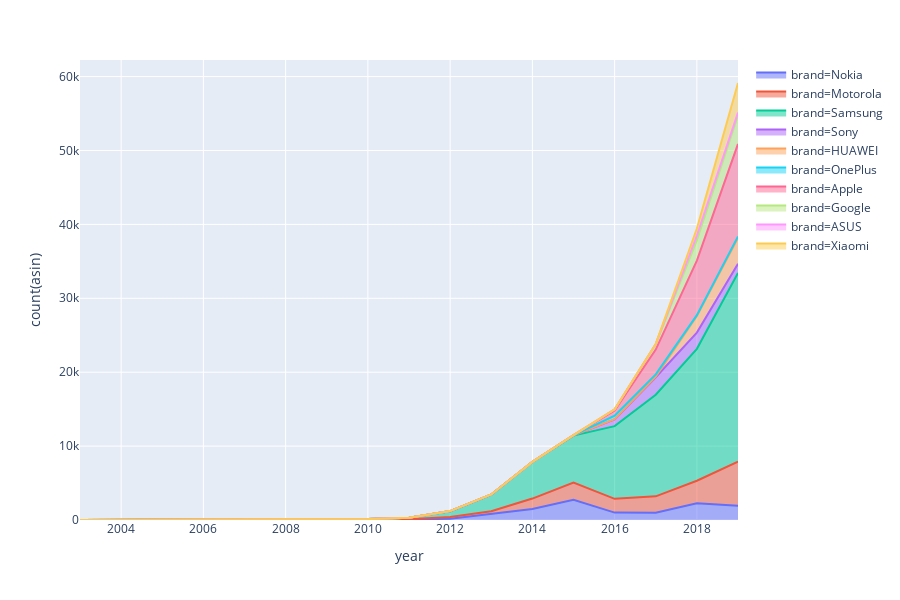

Source (notebook cell):
### Code cell
# sql_area_pandas = sql_area.toPandas()
import plotly.express as px
#area = px.sql_area_pandas.gapminder()
fig = px.area(sql_area.toPandas(), x="year", y="count(asin)", color="brand")
fig.show()

### Figure 1 — Plotly figure (JSON) as saved in the notebook; plotly's stock layout.template omitted (floating-point values rounded to 4 significant figures)
{"data": [{"hoverlabel": {"namelength": 0}, "hovertemplate": "brand=Nokia<br>year=%{x}<br>count(asin)=%{y}", "legendgroup": "brand=Nokia", "line": {"color": "#636efa"}, "mode": "lines", "name": "brand=Nokia", "orientation": "v", "showlegend": true, "stackgroup": "1", "type": "scatter", "x": [" 2003", " 2004", " 2005", " 2008", " 2009", " 2011", " 2012", " 2013", " 2014", " 2015", " 2016", " 2017", " 2018", " 2019"], "xaxis": "x", "y": [4, 18, 6, 6, 4, 50, 178, 830, 1504, 2748, 998, 972, 2262, 1912], "yaxis": "y"}, {"hoverlabel": {"namelength": 0}, "hovertemplate": "brand=Motorola<br>year=%{x}<br>count(asin)=%{y}", "legendgroup": "brand=Motorola", "line": {"color": "#EF553B"}, "mode": "lines", "name": "brand=Motorola", "orientation": "v", "showlegend": true, "stackgroup": "1", "type": "scatter", "x": [" 2005", " 2006", " 2007", " 2008", " 2009", " 2010", " 2011", " 2012", " 2013", " 2014", " 2015", " 2016", " 2017", " 2018", " 2019"], "xaxis": "x", "y": [2, 4, 10, 8, 26, 18, 40, 234, 358, 1396, 2302, 1868, 2232, 3048, 5997], "yaxis": "y"}, {"hoverlabel": {"namelength": 0}, "hovertemplate": "brand=Samsung<br>year=%{x}<br>count(asin)=%{y}", "legendgroup": "brand=Samsung", "line": {"color": "#00cc96"}, "mode": "lines", "name": "brand=Samsung", "orientation": "v", "showlegend": true, "stackgroup": "1", "type": "scatter", "x": [" 2009", " 2010", " 2011", " 2012", " 2013", " 2014", " 2015", " 2016", " 2017", " 2018", " 2019"], "xaxis": "x", "y": [16, 102, 218, 766, 2248, 4946, 6366, 9840, 13748, 17849, 25520], "yaxis": "y"}, {"hoverlabel": {"namelength": 0}, "hovertemplate": "brand=Sony<br>year=%{x}<br>count(asin)=%{y}", "legendgroup": "brand=Sony", "line": {"color": "#ab63fa"}, "mode": "lines", "name": "brand=Sony", "orientation": "v", "showlegend": true, "stackgroup": "1", "type": "scatter", "x": [" 2011", " 2014", " 2015", " 2016", " 2017", " 2018", " 2019"], "xaxis": "x", "y": [2, 8, 26, 910, 2366, 2198, 1245], "yaxis": "y"}, {"hoverlabel": {"namelength": 0}, "hovertemplate": "brand=HUAWEI<br>year=%{x}<br>count(asin)=%{y}", "legendgroup": "brand=HUAWEI", "line": {"color": "#FFA15A"}, "mode": "lines", "name": "brand=HUAWEI", "orientation": "v", "showlegend": true, "stackgroup": "1", "type": "scatter", "x": [" 2012", " 2013", " 2014", " 2015", " 2016", " 2017", " 2018", " 2019"], "xaxis": "x", "y": [26, 16, 6, 4, 22, 68, 2262, 3521], "yaxis": "y"}, {"hoverlabel": {"namelength": 0}, "hovertemplate": "brand=OnePlus<br>year=%{x}<br>count(asin)=%{y}", "legendgroup": "brand=OnePlus", "line": {"color": "#19d3f3"}, "mode": "lines", "name": "brand=OnePlus", "orientation": "v", "showlegend": true, "stackgroup": "1", "type": "scatter", "x": [" 2015", " 2016", " 2017", " 2018", " 2019"], "xaxis": "x", "y": [12, 484, 320, 96, 172], "yaxis": "y"}, {"hoverlabel": {"namelength": 0}, "hovertemplate": "brand=Apple<br>year=%{x}<br>count(asin)=%{y}", "legendgroup": "brand=Apple", "line": {"color": "#FF6692"}, "mode": "lines", "name": "brand=Apple", "orientation": "v", "showlegend": true, "stackgroup": "1", "type": "scatter", "x": [" 2015", " 2016", " 2017", " 2018", " 2019"], "xaxis": "x", "y": [24, 698, 3348, 7386, 12519], "yaxis": "y"}, {"hoverlabel": {"namelength": 0}, "hovertemplate": "brand=Google<br>year=%{x}<br>count(asin)=%{y}", "legendgroup": "brand=Google", "line": {"color": "#B6E880"}, "mode": "lines", "name": "brand=Google", "orientation": "v", "showlegend": true, "stackgroup": "1", "type": "scatter", "x": [" 2016", " 2017", " 2018", " 2019"], "xaxis": "x", "y": [148, 764, 2780, 3862], "yaxis": "y"}, {"hoverlabel": {"namelength": 0}, "hovertemplate": "brand=ASUS<br>year=%{x}<br>count(asin)=%{y}", "legendgroup": "brand=ASUS", "line": {"color": "#FF97FF"}, "mode": "lines", "name": "brand=ASUS", "orientation": "v", "showlegend": true, "stackgroup": "1", "type": "scatter", "x": [" 2017", " 2018", " 2019"], "xaxis": "x", "y": [2, 614, 392], "yaxis": "y"}, {"hoverlabel": {"namelength": 0}, "hovertemplate": "brand=Xiaomi<br>year=%{x}<br>count(asin)=%{y}", "legendgroup": "brand=Xiaomi", "line": {"color": "#FECB52"}, "mode": "lines", "name": "brand=Xiaomi", "orientation": "v", "showlegend": true, "stackgroup": "1", "type": "scatter", "x": [" 2018", " 2019"], "xaxis": "x", "y": [940, 3992], "yaxis": "y"}], "layout": {"height": 600, "legend": {"tracegroupgap": 0}, "margin": {"t": 60}, "xaxis": {"anchor": "y", "domain": [0, 1], "title": {"text": "year"}}, "yaxis": {"anchor": "x", "domain": [0, 1], "title": {"text": "count(asin)"}}}}
